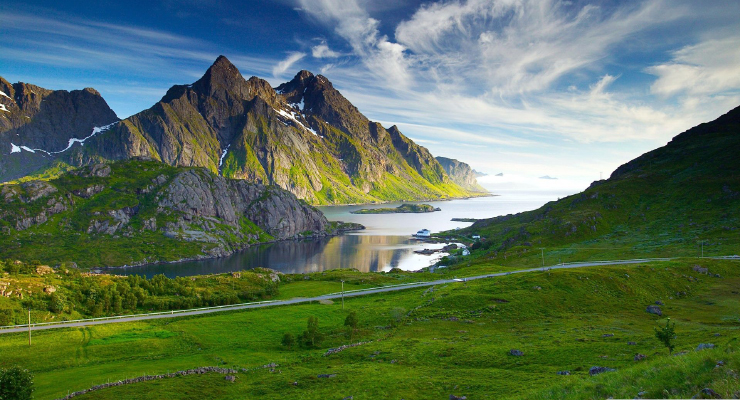
#> input picture test/Gunung.jpg, 740 x 400 px, found by its file name
$ python main.py
#> lines starting #> are read from the running program, lines starting #| are printed output that depends on the picture
#> further down, img is the input picture: PIL image 740x400 RGB; mean R, G, B 90.6, 112.3, 89.6
#> the answer given: 3
### src/svd.py
import numpy as np
import cv2
import vektor           # untuk cari nilai dan vektor eigen

def matrixSVD(M):
# mendekomposisi M menjadi U, s, dan V_T
    M_T = np.transpose(M)       # transpose(M)
    M_M_T = np.dot(M, M_T)      # M*transpose(M)
    M_T_M = np.dot(M_T, M)      # transpose(M)*M

    #e_val1, e_vec1 = np.linalg.eigh(M_M_T)     # sementara
    #e_val1 = np.flip(e_val1, axis=0)           #
    #e_vec1 = np.flip(e_vec1, axis=1)           #
    e_val, e_vec = vektor.simultaneous_power_iteration(M_M_T)
    e_val = np.sort(e_val)[::-1]
    U = e_vec                  # Matriks U / Singular kiri
    s = np.sqrt(e_val)         # Nilai singular

    # Matriks V_T / Singular kanan
    U_i = np.linalg.inv(U)                      # Cari matriks U invers
    s_i = 1/s                                   # Cari matriks S invers
    S_i = np.zeros((M.shape[1], M.shape[0]))
    x = min(M.shape[1], M.shape[0])
    S_i[:x, :x] = np.diag(s_i[:x])
    V_T = np.dot(S_i,np.dot(U_i,M))             # Hitung V_T = S_i*V_i*M

    return U, s, V_T


# [15 lines left out: functions compress, multiplySVD, not called in this run]


def svdCompression(M, c_rate):
# kompresi matriks gambar dengan svd
    U, S, V_T = matrixSVD(M)
    nU, nS, nV_T, size = compress(U, S, V_T, c_rate)
    new_M = multiplySVD(nU, nS, nV_T)
    return new_M, size


def svdColor(M, c_rate):
    # ukuran awal
#> called with c_rate = 3
    m,n,c = M.shape
#> m = 400; n = 740; c = 3
    size0 = (m * n) * c
#> size0 = 888000
    # split matriks ke matriks R,G,B
    M_b, M_g, M_r = cv2.split(M)
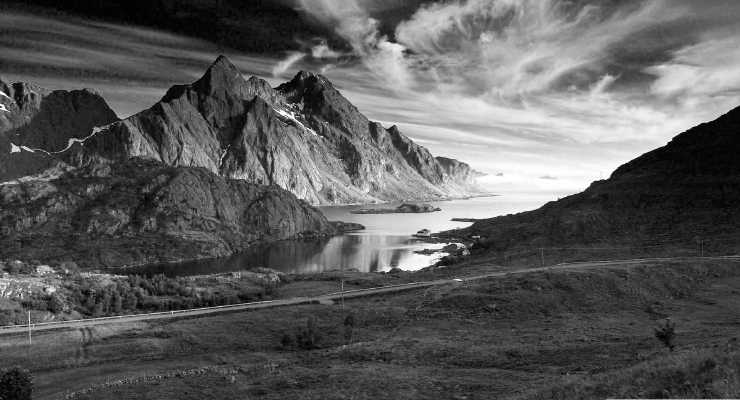
#> M_b: shape (400, 740) float64; min 0, max 255, mean 90.6
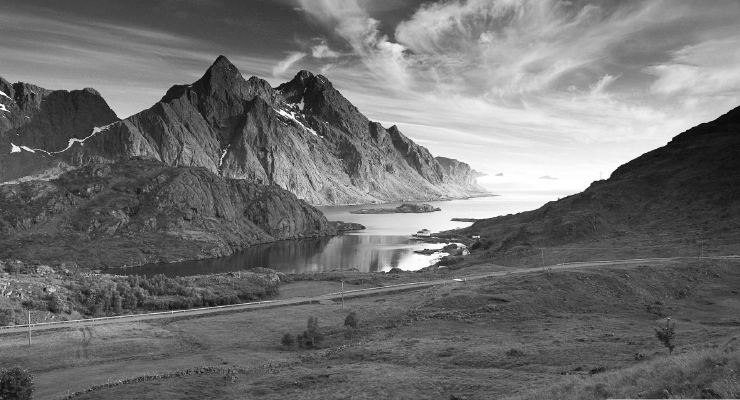
#> M_g: shape (400, 740) float64; min 6, max 255, mean 112.3
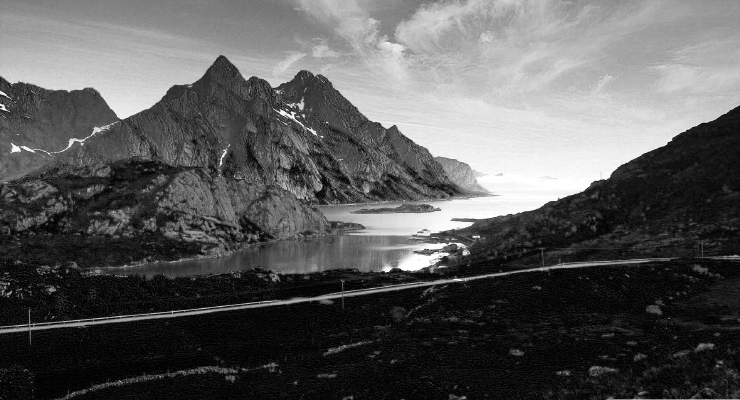
#> M_r: shape (400, 740) float64; min 0, max 255, mean 89.6
    # svd compression
    new_M_b, size_b = svdCompression(M_b, c_rate)
#> in matrixSVD, `M_T = np.transpose(M)`:
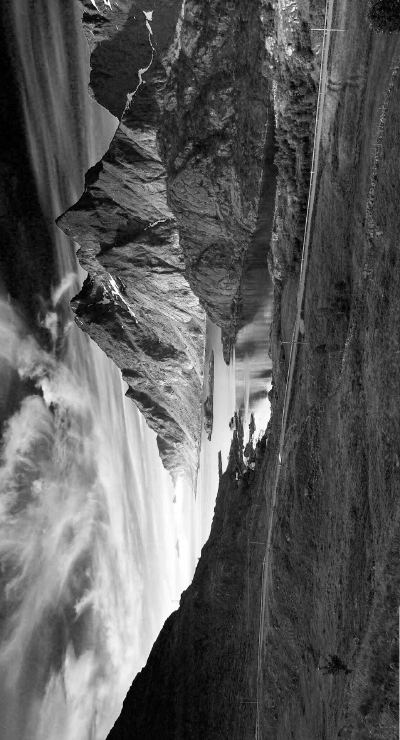
#> M_T: shape (740, 400) float64; min 0, max 255, mean 90.6
#> in matrixSVD, `M_M_T = np.dot(M, M_T)`:
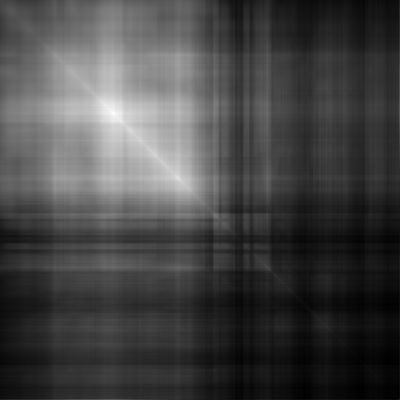
#> M_M_T: shape (400, 400) float64; min 2135805, max 18357963, mean 6581573.4; drawn with min black and max white
#> in matrixSVD, `M_T_M = np.dot(M_T, M)`:
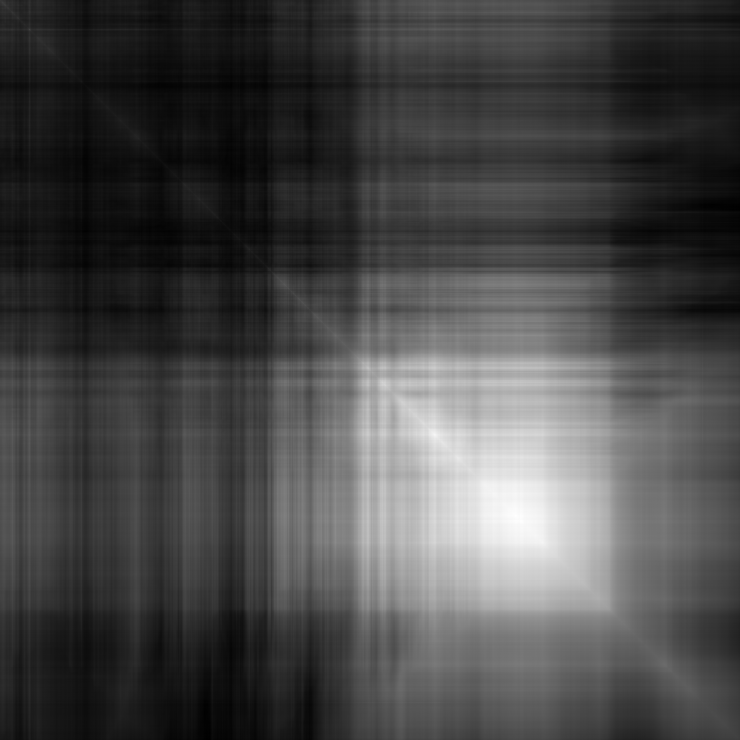
#> M_T_M: shape (740, 740) float64; min 1229939, max 9425150, mean 3548066.3; drawn with min black and max white
    new_M_g, size_g = svdCompression(M_g, c_rate)
    new_M_r, size_r = svdCompression(M_r, c_rate)
    new_size = size_b + size_g + size_r
    # menggabungkan matriks R,G,B
    new_M = cv2.merge([new_M_b, new_M_g, new_M_r])
    new_M = np.clip(new_M, 0, 255)
    return new_M, size0, new_size


# [26 lines left out: functions svdGrayscale, svdColorPNG, not called in this run]

### src/main.py
import timeit
from PIL import Image
import numpy as np
import vektor           # fungsi/prosedur menghitung nilai dan vektor eigen (vektor.py)
import svd              # fungsi/prosedur menghitung svd (svd.py)

# Timer Start
start = timeit.default_timer()

# Open image
file_name = "Gunung.jpg"
img = Image.open(r"test\\"+file_name)
M = np.asarray(img).astype(float)       # convert image to matrix

# skala kompresi
c_rate = int(input("Skala kompresi (%): "))

# jenis gambar : color/grayscale/png
if (M.ndim == 2):
    new_M, size0, new_size = svd.svdGrayscale(M, c_rate)
    c_img = Image.fromarray(new_M.astype(np.uint8), 'L')
elif (M.ndim == 3 and M.shape[2] == 3):
#> (the run stopped early here; a loop or call above may not have finished)

$ run again, with test/Coffee.jpg copied over test/Gunung.jpg
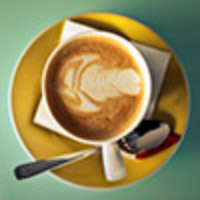
#> input picture test/Coffee.jpg, 200 x 200 px, found by its file name
#> img is the input picture: PIL image 200x200 RGB; mean R, G, B 145.4, 136.8, 90.2
#> in matrixSVD, `M_M_T = np.dot(M, M_T)`:
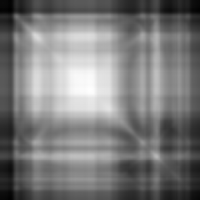
#> M_M_T: shape (200, 200) float64; min 2395576, max 6816353, mean 4530576.3; drawn with min black and max white
#> in matrixSVD, `M_T_M = np.dot(M_T, M)`:
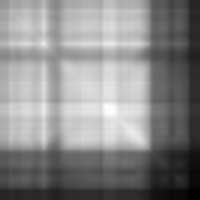
#> M_T_M: shape (200, 200) float64; min 599420, max 7457018, mean 4302214.8; drawn with min black and max white

$ run again, with test/Test.jpg copied over test/Gunung.jpg
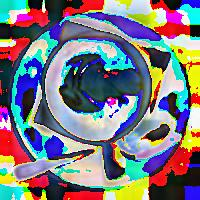
#> input picture test/Test.jpg, 200 x 200 px, found by its file name
#> img is the input picture: PIL image 200x200 RGB; mean R, G, B 121.9, 121.7, 128.9
#> in matrixSVD, `M_M_T = np.dot(M, M_T)`:
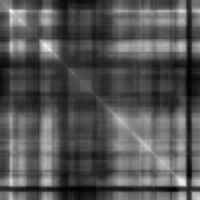
#> M_M_T: shape (200, 200) float64; min 630738, max 7773300, mean 3012277; drawn with min black and max white
#> in matrixSVD, `M_T_M = np.dot(M_T, M)`:
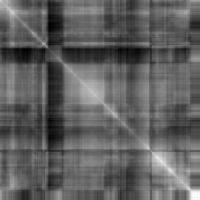
#> M_T_M: shape (200, 200) float64; min 1076373, max 6561738, mean 3149562.1; drawn with min black and max white
